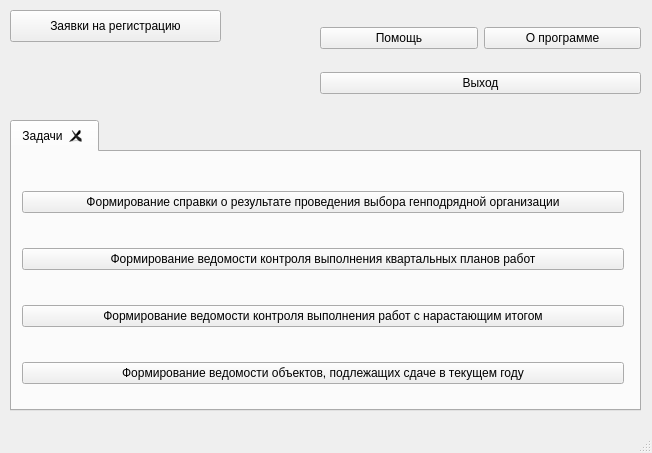
<?xml version="1.0" encoding="UTF-8"?>
<ui version="4.0">
 <class>MainWindow</class>
 <widget class="QMainWindow" name="MainWindow">
  <property name="geometry">
   <rect>
    <x>0</x>
    <y>0</y>
    <width>652</width>
    <height>453</height>
   </rect>
  </property>
  <property name="windowTitle">
   <string>Главное меню</string>
  </property>
  <widget class="QWidget" name="centralwidget">
   <widget class="QTabWidget" name="tabWidget">
    <property name="geometry">
     <rect>
      <x>10</x>
      <y>120</y>
      <width>631</width>
      <height>291</height>
     </rect>
    </property>
    <property name="tabPosition">
     <enum>QTabWidget::North</enum>
    </property>
    <property name="currentIndex">
     <number>0</number>
    </property>
    <property name="tabsClosable">
     <bool>true</bool>
    </property>
    <widget class="QWidget" name="tab">
     <attribute name="title">
      <string>Задачи</string>
     </attribute>
     <widget class="QWidget" name="layoutWidget">
      <property name="geometry">
       <rect>
        <x>10</x>
        <y>10</y>
        <width>602</width>
        <height>251</height>
       </rect>
      </property>
      <layout class="QVBoxLayout" name="verticalLayout_2">
       <item>
        <widget class="QPushButton" name="pushButton_4">
         <property name="text">
          <string>Формирование справки о результате проведения выбора генподрядной организации</string>
         </property>
         <property name="default">
          <bool>false</bool>
         </property>
         <property name="flat">
          <bool>false</bool>
         </property>
        </widget>
       </item>
       <item>
        <widget class="QPushButton" name="pushButton_5">
         <property name="text">
          <string>Формирование ведомости контроля выполнения квартальных планов работ</string>
         </property>
        </widget>
       </item>
       <item>
        <widget class="QPushButton" name="pushButton_6">
         <property name="text">
          <string>Формирование ведомости контроля выполнения работ с нарастающим итогом</string>
         </property>
        </widget>
       </item>
       <item>
        <widget class="QPushButton" name="pushButton_7">
         <property name="text">
          <string>Формирование ведомости объектов, подлежащих сдаче в текущем году</string>
         </property>
        </widget>
       </item>
      </layout>
     </widget>
    </widget>
   </widget>
   <widget class="QWidget" name="layoutWidget">
    <property name="geometry">
     <rect>
      <x>320</x>
      <y>10</y>
      <width>321</width>
      <height>101</height>
     </rect>
    </property>
    <layout class="QVBoxLayout" name="verticalLayout">
     <item>
      <layout class="QHBoxLayout" name="horizontalLayout">
       <item>
        <widget class="QPushButton" name="pushButton">
         <property name="text">
          <string>Помощь</string>
         </property>
        </widget>
       </item>
       <item>
        <widget class="QPushButton" name="pushButton_2">
         <property name="text">
          <string>О программе</string>
         </property>
        </widget>
       </item>
      </layout>
     </item>
     <item>
      <widget class="QPushButton" name="pushButton_3">
       <property name="text">
        <string>Выход</string>
       </property>
      </widget>
     </item>
    </layout>
   </widget>
   <widget class="QPushButton" name="pushButton_8">
    <property name="geometry">
     <rect>
      <x>10</x>
      <y>10</y>
      <width>211</width>
      <height>32</height>
     </rect>
    </property>
    <property name="text">
     <string>Заявки на регистрацию</string>
    </property>
   </widget>
  </widget>
  <widget class="QStatusBar" name="statusbar"/>
 </widget>
 <resources/>
 <connections/>
</ui>
